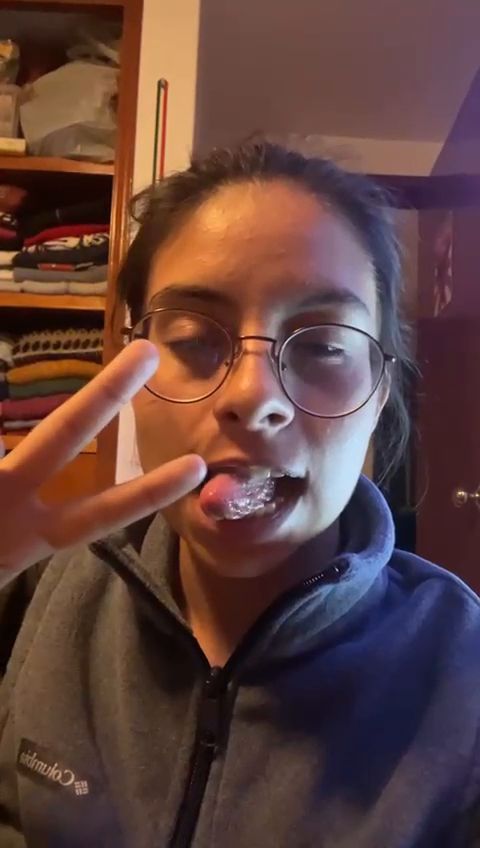
#> input picture frame 29 of Ana.mp4, 480 x 848 px
$ python reco_facial.py
#> lines starting #> are read from the running program, lines starting #| are printed output that depends on the picture
#https://www.youtube.com/watch?v=cZkpaL36fW4

import cv2
import os
import imutils

#personName = 'Alex'
personName = 'Ana'
#personName = 'Rodrigo'
dataPath = 'D:\descargas\Trabajos_phyton\Reconocimiento_facial\Data'#Cambia a la ruta donde hayas almacenado Data
personPath = dataPath + '/' + personName

if not os.path.exists(personPath):
    print('Carpeta creada: ',personPath)
    os.makedirs(personPath)
#cap = cv2.VideoCapture(0,cv2.CAP_DSHOW)
#cap = cv2.VideoCapture('Alex.mp4')
cap = cv2.VideoCapture('Ana.mp4')
#cap = cv2.VideoCapture('Rodrigo.mp4')

faceClassif = cv2.CascadeClassifier(cv2.data.haarcascades+'haarcascade_frontalface_default.xml')
count = 0

while True:

    ret, frame = cap.read()
#> frame is the input picture: shape (848, 480, 3); mean B, G, R 61.6, 66.2, 97.1
    if ret == False: break
    frame =  imutils.resize(frame, width=640)
#> frame: shape (1130, 640, 3)
    gray = cv2.cvtColor(frame, cv2.COLOR_BGR2GRAY)
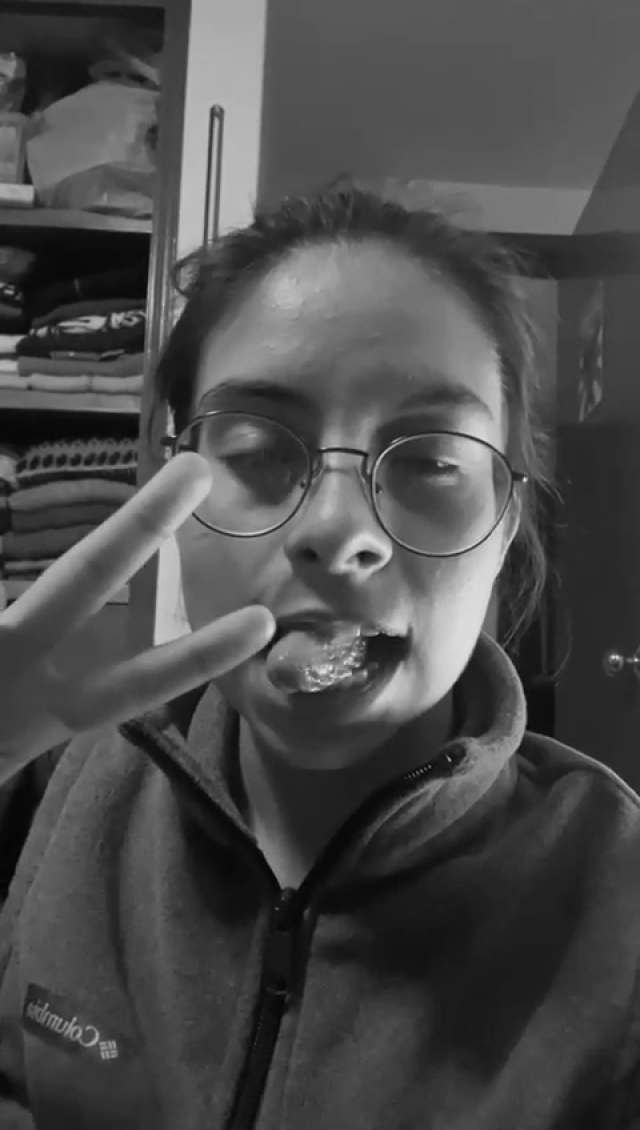
#> gray: shape (1130, 640); min 1, max 232, mean 74.8
    auxFrame = frame.copy()

    faces = faceClassif.detectMultiScale(gray,1.3,5)
#> faces = ()

    for (x,y,w,h) in faces:
        cv2.rectangle(frame, (x,y),(x+w,y+h),(0,255,0),2)
        rostro = auxFrame[y:y+h,x:x+w]
        rostro = cv2.resize(rostro,(150,150),interpolation=cv2.INTER_CUBIC)
        cv2.imwrite(personPath + '/rotro_{}.jpg'.format(count),rostro)
        count = count + 1
#> this loop made 0 passes
#> after the loop, count = 0
    cv2.imshow('frame',frame)

    k =  cv2.waitKey(1)
#> (key Esc is pressed here)
    if k == 27 or count >= 300:
        break

cap.release()
cv2.destroyAllWindows()

$ run again, starting later in the video
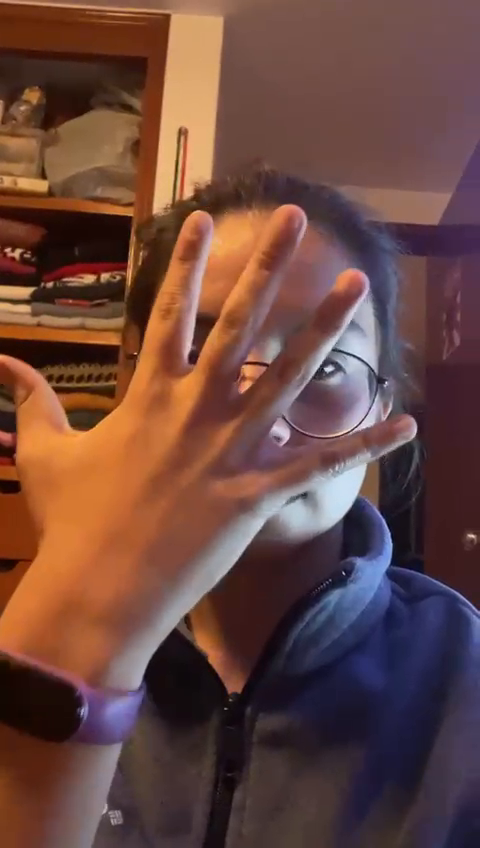
#> input picture frame 134 of Ana.mp4, 480 x 848 px
#> frame is the input picture: shape (848, 480, 3); mean B, G, R 63.1, 70.9, 106.6
#> frame: shape (1130, 640, 3)
#> `gray = cv2.cvtColor(frame, cv2.COLOR_BGR2GRAY)`:
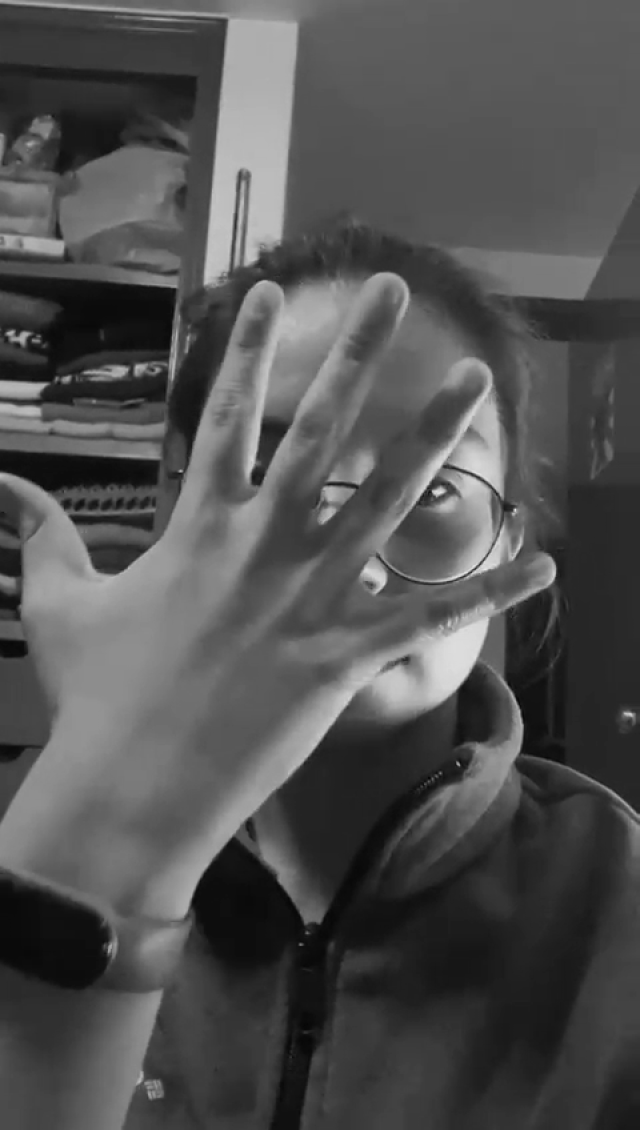
#> gray: shape (1130, 640); min 6, max 230, mean 80.6
#> faces = ()
#> after the loop `for (x,y,w,h) in faces:`: count = 0

$ run again, starting later in the video
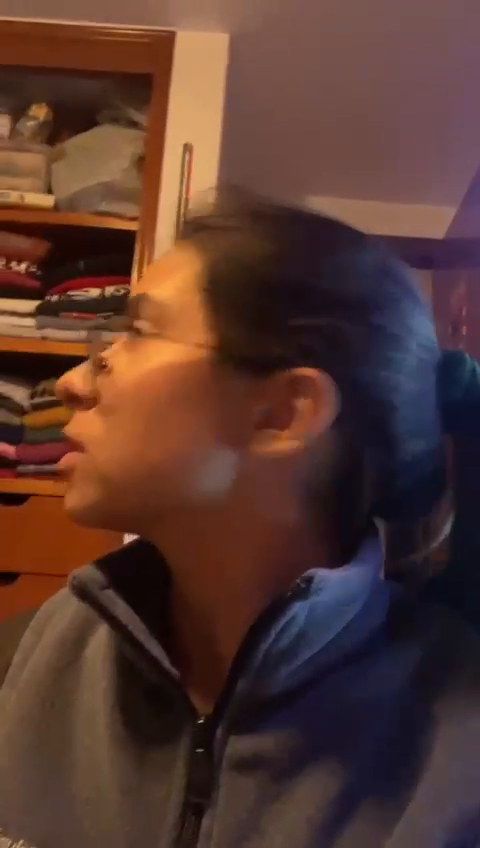
#> input picture frame 238 of Ana.mp4, 480 x 848 px
#> frame is the input picture: shape (848, 480, 3); mean B, G, R 47.5, 55.6, 86.7
#> frame: shape (1130, 640, 3)
#> `gray = cv2.cvtColor(frame, cv2.COLOR_BGR2GRAY)`:
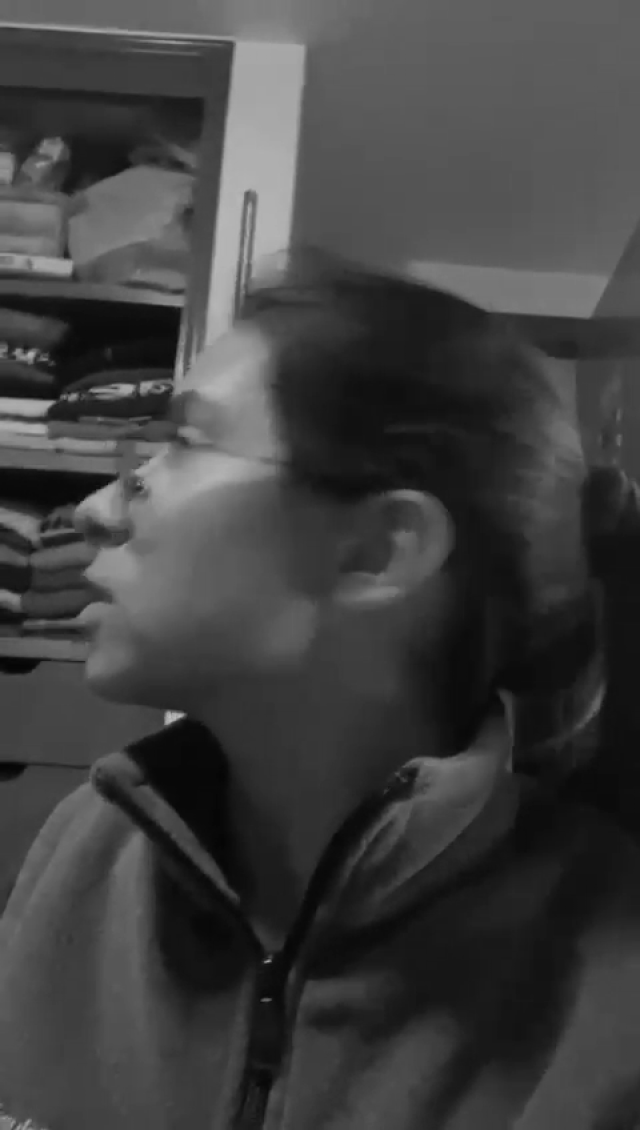
#> gray: shape (1130, 640); min 5, max 192, mean 63.9
#> faces = ()
#> after the loop `for (x,y,w,h) in faces:`: count = 0
